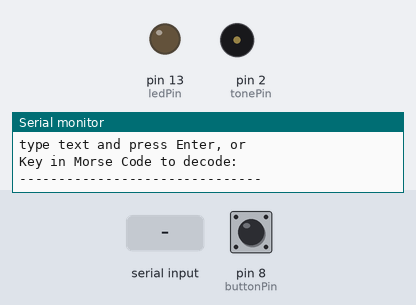
Bench run of a sketch on a simulated Arduino Uno, built with avr-gcc and run on an emulated ATmega328P. On the bench: output pins drawn as LEDs (lit = HIGH), buzzer (waves = sounding), the last lines printed to the serial monitor. The inputs (shaded band) are chosen by the test bench; at power-on: pin 8 (buttonPin) HIGH.

Above: at 16.1 s.
16.2 s: pin 8 (buttonPin) pulled LOW for 0.15 s
At 16.29 s:
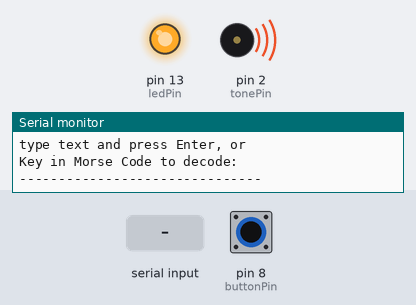
19.3 s: "90 45\n" received over Serial
At 23.7 s:
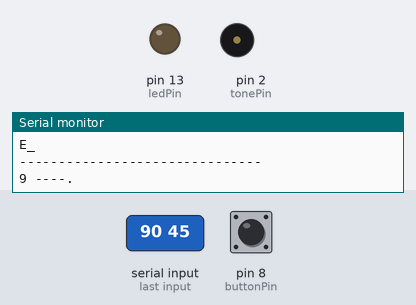
Timing chart, 0 to 28.3 s (numbered marks = the images above; inputs shaded):
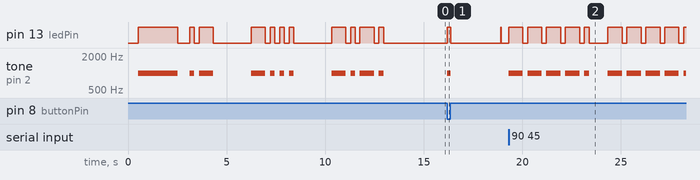

Measured:
- after the input at 16.2 s, pin 13 (ledPin): LOW → HIGH at once, → LOW 0.18 s later, → HIGH 2.5 s later, → LOW 0.03 s later; tone on pin 2 (tonePin): silent → 1000 Hz at once, → silent 0.18 s later
- after the input at 19.3 s, pin 13 (ledPin): goes 4 × (HIGH 0.72 s, LOW 0.24 s), HIGH 0.24 s, LOW 0.96 s, 4 × (HIGH 0.72 s, LOW 0.24 s), then HIGH, starting at once; tone on pin 2 (tonePin): goes 4 × (1000 Hz 0.72 s, silent 0.24 s), 1000 Hz 0.24 s, silent 0.96 s, 4 × (1000 Hz 0.72 s, silent 0.24 s), then 1000 Hz, starting at once

The sketch:

morse_code_encoder_decoder.ino
```cpp
int tonePin = 2;
int toneFreq = 1000;
int ledPin = 13;
int buttonPin = 8;
int debounceDelay = 30;

 int dotLength = 240;
 int dotSpace = dotLength;
 int dashLength = dotLength*3;
 int letterSpace = dotLength*3;
 int wordSpace = dotLength*7;
float wpm = 1200./dotLength;

int t1, t2, onTime, gap;
bool newLetter, newWord, letterFound, keyboardText;
int lineLength = 0;
int maxLineLength = 20;

char* letters[] =
{
".-", "-...", "-.-.", "-..", ".", "..-.", "--.", "....", "..",
".---", "-.-", ".-..", "--", "-.", "---", ".--.", "--.-", ".-.",
"...", "-", "..-", "...-", ".--", "-..-", "-.--", "--.."
};

char* numbers[] =
{
"-----", ".----", "..---", "...--", "....-",
".....", "-....", "--...", "---..", "----."
};

String dashSeq = "";
char keyLetter, ch;
int i, index;

void setup()
{
  delay(500);
  pinMode(ledPin, OUTPUT);
  pinMode(tonePin, OUTPUT);
  pinMode(buttonPin, INPUT_PULLUP);
  Serial.begin(9600);
  Serial.println();
  Serial.println("-------------------------------");
  Serial.println("Morse Code encoder/decoder");
  Serial.print("Speed=");
  Serial.print(wpm);
  Serial.print("wpm, ");
  Serial.print("dot=");
  Serial.print(dotLength);
  Serial.println("ms");


  tone(tonePin, toneFreq);
  digitalWrite(ledPin, HIGH);
  delay(2000);
  digitalWrite(ledPin, LOW);
  noTone(tonePin);
  delay(600);


   Serial.print("A .-  ");
   index = 'A'-65;
   flashSequence(letters[index]);
   delay(wordSpace);

   Serial.print("B -...  ");
   index = 'B'-65;
   flashSequence(letters[index]);
   delay(wordSpace);

   Serial.print("C -.-.  ");
   index = 'C'-65;
   flashSequence(letters[index]);
   delay(wordSpace);

  Serial.println();
  Serial.println("-------------------------------");
  Serial.println("Click field in Serial Monitor,");
  Serial.println("type text and press Enter, or");
  Serial.println("Key in Morse Code to decode:");
  Serial.println("-------------------------------");

  newLetter = false;
  newWord = false;
  keyboardText = false;
}

void loop()
{

  if (Serial.available() > 0)
  {
    if (keyboardText == false)
    {
      Serial.println();
      Serial.println("-------------------------------");
    }
    keyboardText = true;
    ch = Serial.read();
    if (ch >= 'a' && ch <= 'z')
    { ch = ch-32; }

    if (ch >= 'A' && ch <= 'Z')
    {
      Serial.print(ch);
      Serial.print(" ");
      Serial.println(letters[ch-'A']);
      flashSequence(letters[ch-'A']);
      delay(letterSpace);
    }
    if (ch >= '0' && ch <= '9')
    {
      Serial.print(ch);
      Serial.print(" ");
      Serial.println(numbers[ch-'0']);
      flashSequence(numbers[ch-'0']);
      delay(letterSpace);
    }
    if (ch == ' ')
    {
      Serial.println("_");
      delay(wordSpace);
    }


     if (Serial.available() <= 0)
     {
      Serial.println();
      Serial.println("Enter text or Key in:");
      Serial.println("-------------------------------");
      keyboardText = false;
     }
  }

  if (digitalRead(buttonPin) == LOW )
  {
    newLetter = true;
    newWord = true;
    t1=millis();
    digitalWrite(ledPin, HIGH);
    tone(tonePin, toneFreq);
    delay(debounceDelay);
    while (digitalRead(buttonPin) == LOW )
      {delay(debounceDelay);}
      delay(debounceDelay);

    t2 = millis();
    onTime=t2-t1;
    digitalWrite(ledPin, LOW);
    noTone(tonePin);


    if (onTime <= dotLength*1.5)
      {dashSeq = dashSeq + ".";}
    else
      {dashSeq = dashSeq + "-";}
  }


  gap=millis()-t2;
  if (newLetter == true && gap>=letterSpace)
  {


    letterFound = false; keyLetter = 63;
    for (i=0; i<=25; i++)
    {
      if (dashSeq == letters[i])
      {
        keyLetter = i+65;
        letterFound = true;
        break ;
      }
    }
    if(letterFound == false)
    {
      for (i=0; i<=10; i++)
      {
      if (dashSeq == numbers[i])
        {
          keyLetter = i+48;
          letterFound = true;
          break ;
        }
      }
    }
    Serial.print(keyLetter);
    if(letterFound == false)
    {
      tone(tonePin, 100, 500);
    }
    newLetter = false;
    dashSeq = "";
    lineLength=lineLength+1;
  }


  if (newWord == true && gap>=wordSpace*1.5)
    {
     newWord = false;
     Serial.print("_");
     lineLength=lineLength+1;


    digitalWrite(ledPin, HIGH);
    delay(25);
    digitalWrite(ledPin, LOW);
    }


  if (lineLength >= maxLineLength)
    {
      Serial.println();
      lineLength = 0;
    }
}

void flashSequence(char* sequence)
{
  int i = 0;
  while (sequence[i] == '.' || sequence[i] == '-')
  {
    flashDotOrDash(sequence[i]);
    i++;
  }
}

void flashDotOrDash(char dotOrDash)
{
  digitalWrite(ledPin, HIGH);
  tone(tonePin, toneFreq);
  if (dotOrDash == '.')
   { delay(dotLength); }
     else
   { delay(dashLength); }

  digitalWrite(ledPin, LOW);
  noTone(tonePin);
  delay(dotLength);
}
```
